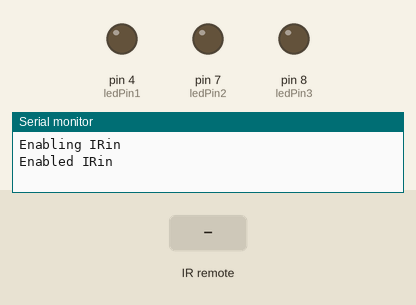
A sketch run on a simulated Arduino Uno, built with avr-gcc and run on an emulated ATmega328P. Parts: output pins drawn as LEDs (lit = HIGH), the last lines printed to the serial monitor. The test bench sets the inputs (shaded band).

Above: at 1.2 s.
1.3 s: infrared code 0xFF30CF received
At 2.5 s:
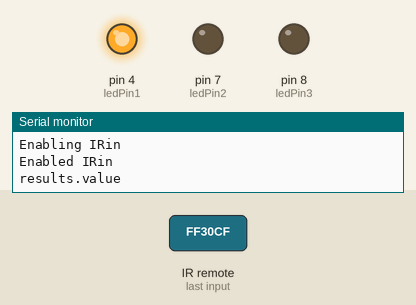
2.8 s: infrared code 0xFF18E7 received
At 3.9 s:
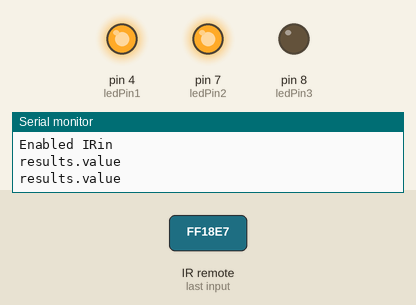
4.3 s: infrared code 0xFF7A85 received
At 5.0 s:
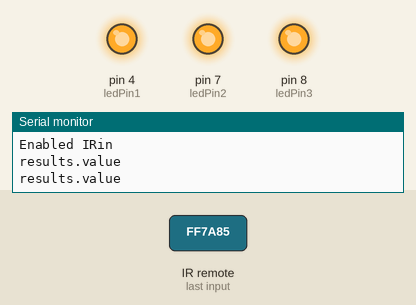
5.8 s: infrared code 0xFF30CF received
At 6.1 s:
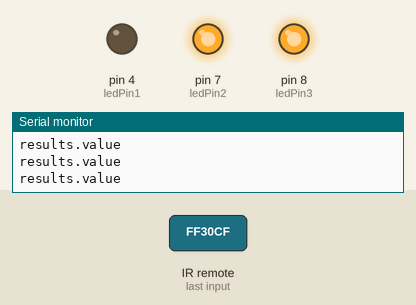
7.3 s: infrared code 0xFF18E7 received
At 8.5 s:
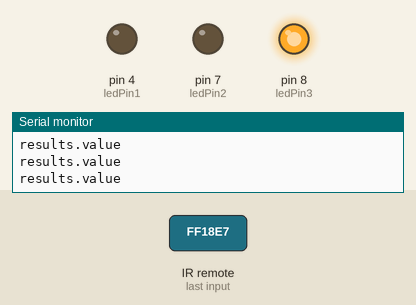
Timing chart, 0 to 9.8 s (numbered marks = the images above; inputs shaded):
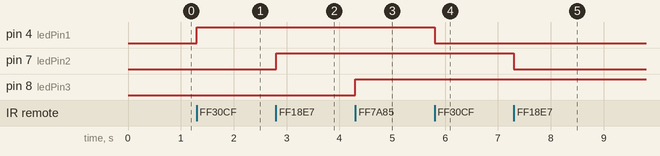

Measured:
- after the input at 1.3 s, pin 4 (ledPin1): LOW → HIGH at once
- after the input at 2.8 s, pin 7 (ledPin2): LOW → HIGH at once
- after the input at 4.3 s, pin 8 (ledPin3): LOW → HIGH at once
- after the input at 5.8 s, pin 4 (ledPin1): HIGH → LOW at once
- after the input at 7.3 s, pin 7 (ledPin2): HIGH → LOW at once

The sketch:

irledbutton.ino
```cpp
#include <IRremote.h>
const int ledPin1 =  4;
const int ledPin2 =  7;
const int ledPin3 =  8;
int RECV_PIN = 11;
int flag1=0;
int flag2 =0;
int flag3 =0;
IRrecv irrecv(RECV_PIN);

decode_results results;
//Variables
void setup() {
  //Input or output?
  pinMode(ledPin1, OUTPUT);
  pinMode(ledPin2, OUTPUT);
  pinMode(ledPin3, OUTPUT);
  Serial.begin(9600);
  // In case the interrupt driver crashes on setup, give a clue
  // to the user what's going on.
  Serial.println("Enabling IRin");
  irrecv.enableIRIn(); // Start the receiver
  Serial.println("Enabled IRin");
}

void loop(){
  if (irrecv.decode(&results))
   {
    if(results.value == 16724175)
    {Serial.println("results.value");
    if ( flag1 == 0){
      digitalWrite(ledPin1, HIGH);
      flag1=1; //change flag variable
    }
    //...twice, turn led off!
    else if ( flag1 == 1){
      digitalWrite(ledPin1, LOW);
      flag1=0; //change flag variable again
    }
    delay(50);
    irrecv.resume(); // Receive the next value
  }
   if(results.value == 16718055)
   {Serial.println("results.value");
    if ( flag2 == 0){
      digitalWrite(ledPin2, HIGH);
      flag2=1; //change flag variable
    }
    //...twice, turn led off!
    else if ( flag2 == 1){
      digitalWrite(ledPin2, LOW);
      flag2=0; //change flag variable again
    }
    delay(50);
    irrecv.resume(); // Receive the next value
  }
  if(results.value == 16743045)
{
   {
    if ( flag3 == 0){
      digitalWrite(ledPin3, HIGH);
      flag3=1; //change flag variable
    }
    //...twice, turn led off!
    else if ( flag3 == 1){
      digitalWrite(ledPin3, LOW);
      flag3=0; //change flag variable again
    }
    delay(50);
    irrecv.resume(); // Receive the next value
  }}
  delay(200);}} //Small delay
```
